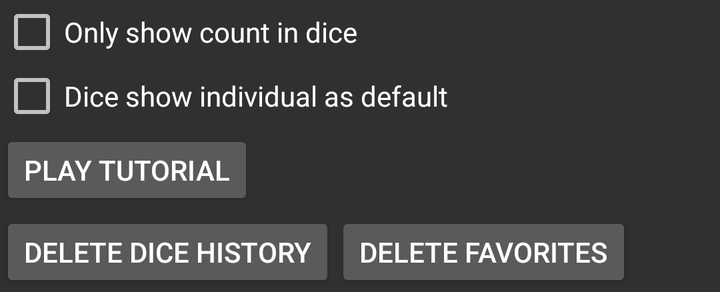
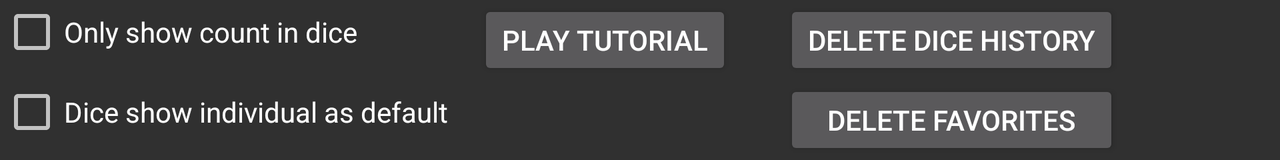

Compare how this app lays out the same screen by default and in its alternative resource folder. The renders come first, then the two layout files and the values they reference.
<!-- AndroidManifest.xml: application theme AppTheme -->
<!-- res/layout/settings.xml -->
<?xml version="1.0" encoding="utf-8"?>
<ScrollView
    xmlns:android="http://schemas.android.com/apk/res/android"
    android:layout_width="match_parent"
    android:layout_height="wrap_content"
    android:id="@+id/scrollView"
    android:fadeScrollbars="true">

    <RelativeLayout
        android:layout_width="match_parent"
        android:layout_height="wrap_content">

    <CheckBox
        android:layout_width="wrap_content"
        android:layout_height="wrap_content"
        android:text="Only show count in dice"
        android:id="@+id/dice_display"
        android:layout_alignParentTop="true"
        android:layout_alignParentLeft="true"
        android:layout_alignParentStart="true" />

    <CheckBox
        android:layout_width="wrap_content"
        android:layout_height="wrap_content"
        android:text="Dice show individual as default"
        android:id="@+id/individual_display"
        android:layout_below="@+id/dice_display"
        android:layout_alignParentLeft="true"
        android:layout_alignParentStart="true" />

        <CheckBox
            android:layout_width="wrap_content"
            android:layout_height="wrap_content"
            android:text="New CheckBox"
            android:id="@+id/checkBox3"
            android:layout_below="@+id/individual_display"
            android:visibility="gone" />

        <CheckBox
            android:layout_width="wrap_content"
            android:layout_height="wrap_content"
            android:text="New CheckBox"
            android:id="@+id/checkBox4"
            android:layout_below="@+id/checkBox3"
            android:visibility="gone" />

        <View
        android:layout_width="match_parent"
        android:layout_height="1dp"
        android:background="@color/grey"
            android:layout_alignParentLeft="true"
        android:layout_alignParentStart="true"
        android:id="@+id/view"
            android:layout_below="@+id/checkBox4" />

    <Button
        android:layout_width="wrap_content"
        android:layout_height="40dp"
        android:text="Play Tutorial"
        android:id="@+id/replay_tutorial"
        android:layout_below="@+id/view"
        android:layout_alignParentLeft="true"
        android:layout_alignParentStart="true"
        android:textSize="14sp" />

    <View
        android:layout_width="match_parent"
        android:layout_height="1dp"
        android:background="@color/grey"
        android:layout_below="@+id/replay_tutorial"
        android:layout_alignParentLeft="true"
        android:layout_alignParentStart="true"
        android:id="@+id/view2" />

    <Button
        android:layout_width="wrap_content"
        android:layout_height="40dp"
        android:text="@string/clear_dice_history"
        android:id="@+id/clear_dice_history"
        android:layout_below="@+id/view2"
        android:layout_alignParentLeft="true"
        android:layout_alignParentStart="true"
        android:textSize="14sp" />

    <Button
        android:layout_width="wrap_content"
        android:layout_height="40dp"
        android:text="@string/clear_favorites"
        android:id="@+id/clear_favorites"
        android:layout_below="@+id/view2"
        android:layout_toRightOf="@+id/clear_dice_history"
        android:layout_toEndOf="@+id/clear_dice_history"
        android:textSize="14sp" />


    </RelativeLayout>
</ScrollView>
<!-- resources referenced by this layout -->
<resources>
  <color name="grey">@color/md_grey_600</color>
  <string name="clear_dice_history">Delete dice history</string>
  <string name="clear_favorites">Delete favorites</string>
  <style name="AppTheme" parent="Theme.AppCompat.NoActionBar">
          
  
      </style>
</resources>
<!-- res/layout-land/settings.xml (the repository's variant of the layout above) -->
<!-- drawn on the phone turned sideways -->
<?xml version="1.0" encoding="utf-8"?>
<ScrollView
    xmlns:android="http://schemas.android.com/apk/res/android"
    android:layout_width="match_parent"
    android:layout_height="wrap_content"
    android:id="@+id/scrollView"
    android:fadeScrollbars="true">

    <RelativeLayout
        android:layout_width="match_parent"
        android:layout_height="wrap_content">

    <CheckBox
        android:layout_width="wrap_content"
        android:layout_height="wrap_content"
        android:text="Only show count in dice"
        android:id="@+id/dice_display"
        android:layout_alignParentTop="true"
        android:layout_alignParentLeft="true"
        android:layout_alignParentStart="true" />

    <CheckBox
        android:layout_width="wrap_content"
        android:layout_height="wrap_content"
        android:text="Dice show individual as default"
        android:id="@+id/individual_display"
        android:layout_alignParentLeft="true"
        android:layout_alignParentStart="true"
        android:layout_alignTop="@+id/clear_favorites" />

    <Button
        android:layout_width="wrap_content"
        android:layout_height="40dp"
        android:text="Play Tutorial"
        android:id="@+id/replay_tutorial"
        android:textSize="14sp"
        android:layout_alignParentTop="true"
        android:layout_toRightOf="@+id/individual_display"
        android:layout_toEndOf="@+id/individual_display"
        android:layout_marginLeft="15dp" />

    <Button
        android:layout_width="wrap_content"
        android:layout_height="40dp"
        android:text="@string/clear_dice_history"
        android:id="@+id/clear_dice_history"
        android:textSize="14sp"
        android:layout_alignParentTop="true"
        android:layout_toRightOf="@+id/replay_tutorial"
        android:layout_toEndOf="@+id/replay_tutorial"
        android:layout_marginLeft="26dp"
        android:layout_marginStart="26dp" />

    <Button
        android:layout_width="wrap_content"
        android:layout_height="40dp"
        android:text="@string/clear_favorites"
        android:id="@+id/clear_favorites"
        android:textSize="14sp"
        android:layout_below="@+id/clear_dice_history"
        android:layout_alignLeft="@+id/clear_dice_history"
        android:layout_alignStart="@+id/clear_dice_history"
        android:layout_alignRight="@+id/clear_dice_history"
        android:layout_alignEnd="@+id/clear_dice_history" />

        <CheckBox
            android:layout_width="wrap_content"
            android:layout_height="wrap_content"
            android:text="New CheckBox"
            android:id="@+id/checkBox"
            android:layout_below="@+id/individual_display"
            android:layout_alignParentLeft="true"
            android:layout_alignParentStart="true"
            android:visibility="gone" />

        <CheckBox
            android:layout_width="wrap_content"
            android:layout_height="wrap_content"
            android:text="New CheckBox"
            android:id="@+id/checkBox2"
            android:layout_below="@+id/checkBox"
            android:visibility="gone" />

    </RelativeLayout>

</ScrollView>
<!-- resources referenced by the variant -->
<!-- as the phone turned sideways resolves them -->
<resources>
  <string name="clear_dice_history">Delete dice history</string>
  <string name="clear_favorites">Delete favorites</string>
  <style name="AppTheme" parent="Theme.AppCompat.NoActionBar">
          
  
      </style>
</resources>
